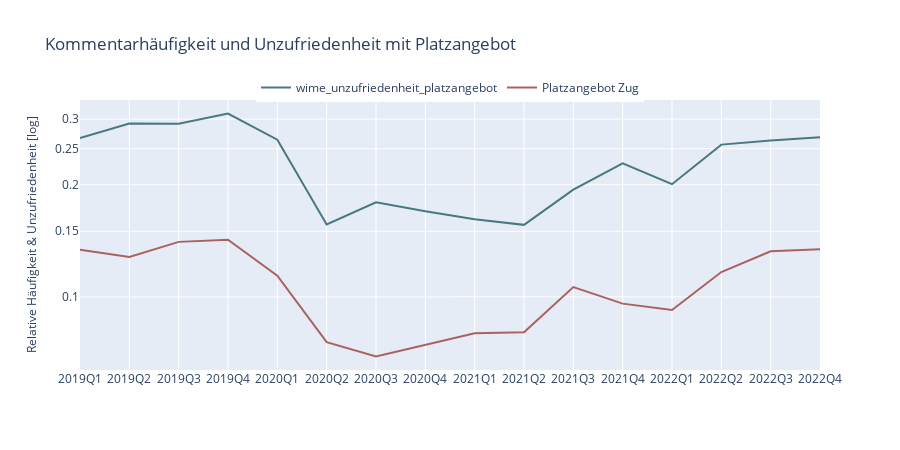

The notebook cell saved with this chart:
### Code cell
import plotly.graph_objects as go
import plotly.io as pio

# define a list of hex codes for the line colors
line_colors = color_discrete_kuzu

fig = go.Figure()

# add the traces to the figure and set the line color for each trace
for i in range(len(df_count_satisfaction_selected_platz ['name'].unique())):
    custom_name = df_count_satisfaction_selected_platz ['name'].unique()[i]
    df_custom = df_count_satisfaction_selected_platz [df_count_satisfaction_selected_platz ['name']==custom_name]
    fig.add_trace(go.Scatter(x=df_custom['yearquarter'], y=df_custom['value'],
                    mode='lines',
                    name=custom_name,
                    line=dict(color=line_colors[i%len(line_colors)]))) # set line color for each trace

# add left and right annotations
for custom_name in df_count_satisfaction_selected_platz ['name'].unique():
    df_custom = df_count_satisfaction_selected_platz [df_count_satisfaction_selected_platz ['name']==custom_name]
    y_trace = df_custom['value'].tolist()
    label = custom_name
    
    # fig.add_annotation(x=df_custom.iloc[-1]['yearquarter'], y=y_trace[-1],
    #                    xref="x", yref="y",
    #                    text=f"{label}",
    #                    showarrow=False,
    #                    font=dict(family='Arial', size=12),
    #                    xshift=50,
    #                    yshift=0)

# update layout and save/show figure
fig.update_layout(title="Kommentarhäufigkeit und Unzufriedenheit mit Platzangebot",
                  yaxis_title='Häufigkeit & Unzufriedenheit [log]',
                  xaxis_title='',
                  showlegend=True,
                  legend_title="",
                  width=900, 
                  height=450,
                  legend=dict(orientation='h', yanchor='top', y=1.1, xanchor='center', x=0.5),
                  #template='plotly_white'
                  ) # set template

fig.update_layout(yaxis_type='log')

fig.update_traces(line_width=2, text=df_count_satisfaction_selected_platz ['name'])

fig.update_yaxes(title=dict(text='Relative Häufigkeit & Unzufriedenheit [log]', font=dict(size=12)))

pio.write_image(fig,"../../exports/images/Themencluster_Zeitachse_Platzangebot.svg") #save fig as svg
fig.show()

### Figure 1 — Plotly figure (JSON) as saved in the notebook; plotly's stock layout.template omitted (floating-point values rounded to 4 significant figures)
{"data": [{"line": {"color": "#49787F", "width": 2}, "mode": "lines", "name": "wime_unzufriedenheit_platzangebot", "text": ["wime_unzufriedenheit_platzangebot", "wime_unzufriedenheit_platzangebot", "wime_unzufriedenheit_platzangebot", "wime_unzufriedenheit_platzangebot", "wime_unzufriedenheit_platzangebot", "wime_unzufriedenheit_platzangebot", "wime_unzufriedenheit_platzangebot", "wime_unzufriedenheit_platzangebot", "wime_unzufriedenheit_platzangebot", "wime_unzufriedenheit_platzangebot", "wime_unzufriedenheit_platzangebot", "wime_unzufriedenheit_platzangebot", "wime_unzufriedenheit_platzangebot", "wime_unzufriedenheit_platzangebot", "wime_unzufriedenheit_platzangebot", "wime_unzufriedenheit_platzangebot", "Platzangebot Zug", "Platzangebot Zug", "Platzangebot Zug", "Platzangebot Zug", "Platzangebot Zug", "Platzangebot Zug", "Platzangebot Zug", "Platzangebot Zug", "Platzangebot Zug", "Platzangebot Zug", "Platzangebot Zug", "Platzangebot Zug", "Platzangebot Zug", "Platzangebot Zug", "Platzangebot Zug", "Platzangebot Zug"], "type": "scatter", "x": ["2019Q1", "2019Q2", "2019Q3", "2019Q4", "2020Q1", "2020Q2", "2020Q3", "2020Q4", "2021Q1", "2021Q2", "2021Q3", "2021Q4", "2022Q1", "2022Q2", "2022Q3", "2022Q4"], "y": [0.267, 0.2919, 0.2916, 0.3107, 0.2643, 0.1564, 0.1794, 0.1697, 0.1616, 0.1561, 0.194, 0.2281, 0.2007, 0.2563, 0.263, 0.2682]}, {"line": {"color": "#A96262", "width": 2}, "mode": "lines", "name": "Platzangebot Zug", "text": ["wime_unzufriedenheit_platzangebot", "wime_unzufriedenheit_platzangebot", "wime_unzufriedenheit_platzangebot", "wime_unzufriedenheit_platzangebot", "wime_unzufriedenheit_platzangebot", "wime_unzufriedenheit_platzangebot", "wime_unzufriedenheit_platzangebot", "wime_unzufriedenheit_platzangebot", "wime_unzufriedenheit_platzangebot", "wime_unzufriedenheit_platzangebot", "wime_unzufriedenheit_platzangebot", "wime_unzufriedenheit_platzangebot", "wime_unzufriedenheit_platzangebot", "wime_unzufriedenheit_platzangebot", "wime_unzufriedenheit_platzangebot", "wime_unzufriedenheit_platzangebot", "Platzangebot Zug", "Platzangebot Zug", "Platzangebot Zug", "Platzangebot Zug", "Platzangebot Zug", "Platzangebot Zug", "Platzangebot Zug", "Platzangebot Zug", "Platzangebot Zug", "Platzangebot Zug", "Platzangebot Zug", "Platzangebot Zug", "Platzangebot Zug", "Platzangebot Zug", "Platzangebot Zug", "Platzangebot Zug"], "type": "scatter", "x": ["2019Q1", "2019Q2", "2019Q3", "2019Q4", "2020Q1", "2020Q2", "2020Q3", "2020Q4", "2021Q1", "2021Q2", "2021Q3", "2021Q4", "2022Q1", "2022Q2", "2022Q3", "2022Q4"], "y": [0.1337, 0.1279, 0.1405, 0.1424, 0.114, 0.07559, 0.06916, 0.07426, 0.07984, 0.0804, 0.1062, 0.0959, 0.09219, 0.1166, 0.1325, 0.1342]}], "layout": {"height": 450, "legend": {"orientation": "h", "title": {"text": ""}, "x": 0.5, "xanchor": "center", "y": 1.1, "yanchor": "top"}, "showlegend": true, "title": {"text": "Kommentarhäufigkeit und Unzufriedenheit mit Platzangebot"}, "width": 900, "xaxis": {"title": {"text": ""}}, "yaxis": {"title": {"font": {"size": 12}, "text": "Relative Häufigkeit & Unzufriedenheit [log]"}, "type": "log"}}}
